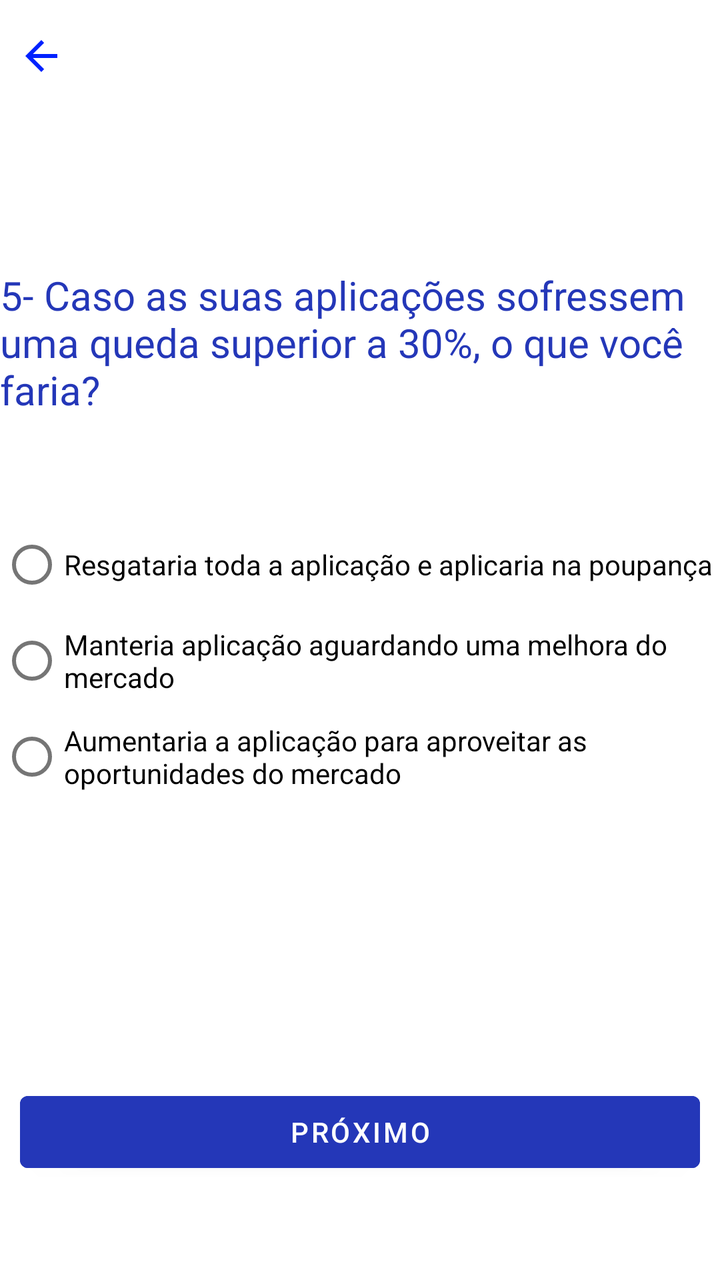
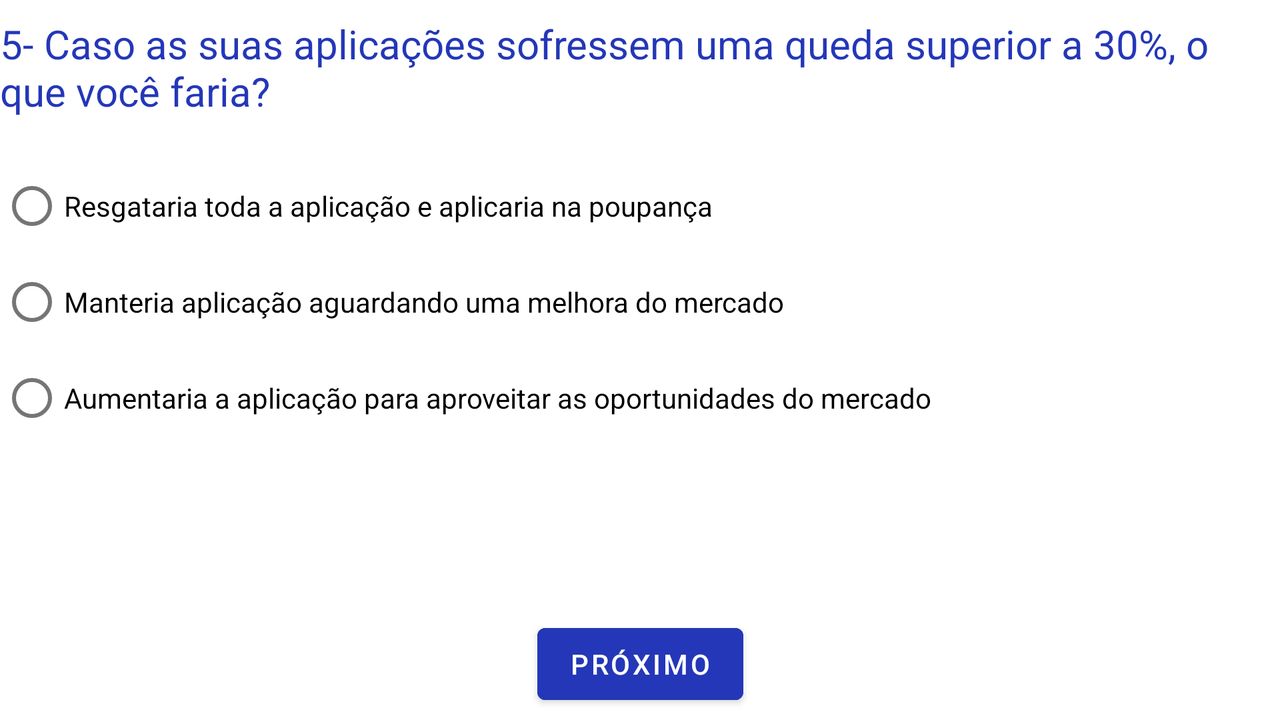

The same Android screen from two of the app's own layout files: first res/layout/ as a phone draws it, then the repository's variant for another configuration, drawn on a device whose configuration selects that folder. Both files follow.
<!-- AndroidManifest.xml: application theme Theme.Conservador -->
<!-- res/layout/fragment_quintapergunta.xml -->
<?xml version="1.0" encoding="utf-8"?>
<androidx.constraintlayout.widget.ConstraintLayout xmlns:android="http://schemas.android.com/apk/res/android"
    xmlns:app="http://schemas.android.com/apk/res-auto"
    xmlns:tools="http://schemas.android.com/tools"
    android:id="@+id/frameLayout5"
    android:layout_width="match_parent"
    android:layout_height="match_parent"
    tools:context=".quintapergunta">

    

    <TextView
        android:id="@+id/tv"
        android:layout_width="wrap_content"
        android:layout_height="wrap_content"
        android:layout_marginBottom="200dp"
        android:text="5- Caso as suas aplicações sofressem uma queda superior a 30%, o que você faria?"
        android:textColor="#2437B8"
        android:textSize="20sp"
        app:layout_constraintBottom_toTopOf="@+id/btn5"
        app:layout_constraintEnd_toEndOf="parent"
        app:layout_constraintHorizontal_bias="0.0"
        app:layout_constraintStart_toStartOf="parent"
        app:layout_constraintTop_toTopOf="parent" />

    <RadioGroup
        android:id="@+id/R5A"
        android:layout_width="0dp"
        android:layout_height="wrap_content"
        android:layout_marginTop="50dp"
        app:layout_constraintEnd_toEndOf="parent"
        app:layout_constraintStart_toStartOf="parent"
        app:layout_constraintTop_toBottomOf="@+id/tv">

        <RadioButton
            android:id="@+id/Q5A"
            android:layout_width="match_parent"
            android:layout_height="wrap_content"
            android:text="Resgataria toda a aplicação e aplicaria na poupança" />

        <RadioButton
            android:id="@+id/Q5B"
            android:layout_width="match_parent"
            android:layout_height="wrap_content"
            android:text="Manteria aplicação aguardando uma melhora do mercado" />

        <RadioButton
            android:id="@+id/Q5C"
            android:layout_width="match_parent"
            android:layout_height="wrap_content"
            android:text="Aumentaria a aplicação para aproveitar as oportunidades do mercado" />

    </RadioGroup>
    <ImageView
        android:id="@+id/back5"
        android:layout_width="wrap_content"
        android:layout_height="wrap_content"
        android:layout_marginTop="16dp"
        android:src="?attr/homeAsUpIndicator"
        app:layout_constraintEnd_toEndOf="parent"
        app:layout_constraintHorizontal_bias="0.026"
        app:layout_constraintStart_toStartOf="parent"
        app:layout_constraintTop_toTopOf="parent"
        app:tint="#0021FF" />
    <Button
        android:id="@+id/btn5"
        android:layout_width="0dp"
        android:layout_height="wrap_content"
        android:layout_marginStart="10dp"
        android:layout_marginEnd="10dp"
        android:layout_marginBottom="50dp"
        android:backgroundTint="#2437B8"
        android:text="Próximo"
        app:layout_constraintBottom_toBottomOf="parent"
        app:layout_constraintEnd_toEndOf="parent"
        app:layout_constraintStart_toStartOf="parent" />

</androidx.constraintlayout.widget.ConstraintLayout>
<!-- resources referenced by this layout -->
<resources>
  <style name="Theme.Conservador" parent="Theme.MaterialComponents.DayNight.NoActionBar">
          
          <item name="colorPrimary">@color/purple_500</item>
          <item name="colorPrimaryVariant">@color/purple_700</item>
          <item name="colorOnPrimary">@color/white</item>
          
          <item name="colorSecondary">@color/teal_200</item>
          <item name="colorSecondaryVariant">@color/teal_700</item>
          <item name="colorOnSecondary">@color/black</item>
          
          <item name="android:statusBarColor" tools:targetApi="l">?attr/colorPrimaryVariant</item>
          
      </style>
</resources>
<!-- res/layout-land/fragment_quintapergunta.xml (the repository's variant of the layout above) -->
<!-- drawn on the phone turned sideways -->
<?xml version="1.0" encoding="utf-8"?>
<androidx.constraintlayout.widget.ConstraintLayout xmlns:android="http://schemas.android.com/apk/res/android"
    xmlns:app="http://schemas.android.com/apk/res-auto"
    xmlns:tools="http://schemas.android.com/tools"
    android:id="@+id/frameLayout5"
    android:layout_width="match_parent"
    android:layout_height="match_parent"
    tools:context=".quintapergunta">

    

    <TextView
        android:id="@+id/tv"
        android:layout_width="wrap_content"
        android:layout_height="wrap_content"
        android:layout_marginBottom="200dp"
        android:text="5- Caso as suas aplicações sofressem uma queda superior a 30%, o que você faria?"
        android:textColor="#2437B8"
        android:textSize="20sp"
        app:layout_constraintBottom_toTopOf="@+id/btn5"
        app:layout_constraintEnd_toEndOf="parent"
        app:layout_constraintHorizontal_bias="0.0"
        app:layout_constraintStart_toStartOf="parent"
        app:layout_constraintTop_toTopOf="parent"
        app:layout_constraintVertical_bias="0.148" />

    <RadioGroup
        android:id="@+id/R5A"
        android:layout_width="0dp"
        android:layout_height="wrap_content"
        android:layout_marginTop="20dp"
        app:layout_constraintEnd_toEndOf="parent"
        app:layout_constraintStart_toStartOf="parent"
        app:layout_constraintTop_toBottomOf="@+id/tv">


        <RadioButton
            android:id="@+id/Q5A"
            android:layout_width="match_parent"
            android:layout_height="wrap_content"
            android:text="Resgataria toda a aplicação e aplicaria na poupança" />

        <RadioButton
            android:id="@+id/Q5B"
            android:layout_width="match_parent"
            android:layout_height="wrap_content"
            android:text="Manteria aplicação aguardando uma melhora do mercado" />

        <RadioButton
            android:id="@+id/Q5C"
            android:layout_width="match_parent"
            android:layout_height="wrap_content"
            android:text="Aumentaria a aplicação para aproveitar as oportunidades do mercado" />

    </RadioGroup>

    <Button
        android:id="@+id/btn5"
        android:layout_width="wrap_content"
        android:layout_height="wrap_content"
        android:layout_marginBottom="4dp"
        android:backgroundTint="#2437B8"
        android:text="Próximo"
        app:layout_constraintBottom_toBottomOf="parent"
        app:layout_constraintEnd_toEndOf="parent"
        app:layout_constraintStart_toStartOf="parent" />

</androidx.constraintlayout.widget.ConstraintLayout>
